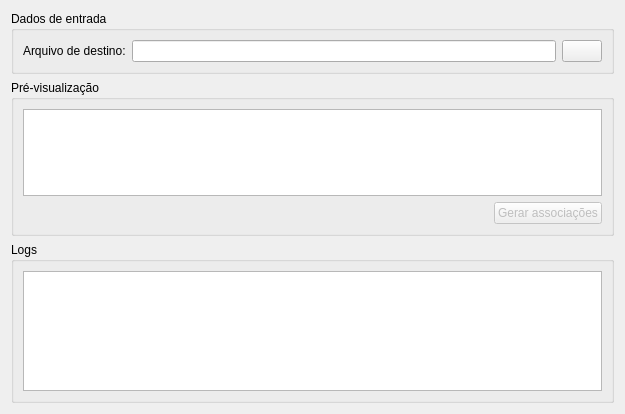
<?xml version="1.0" encoding="UTF-8"?>
<ui version="4.0">
 <class>frmGeradorAssociadoMarcaModeloAno</class>
 <widget class="QWidget" name="frmGeradorAssociadoMarcaModeloAno">
  <property name="geometry">
   <rect>
    <x>0</x>
    <y>0</y>
    <width>625</width>
    <height>414</height>
   </rect>
  </property>
  <property name="windowTitle">
   <string>Gerador de associação entre marcas, modelos e anos</string>
  </property>
  <layout class="QVBoxLayout" name="verticalLayout_2">
   <item>
    <widget class="QGroupBox" name="groupBox">
     <property name="title">
      <string>Dados de entrada</string>
     </property>
     <layout class="QHBoxLayout" name="horizontalLayout">
      <item>
       <widget class="QLabel" name="label">
        <property name="text">
         <string>Arquivo de destino:</string>
        </property>
       </widget>
      </item>
      <item>
       <widget class="QLineEdit" name="edtDiretorioDestino">
        <property name="readOnly">
         <bool>true</bool>
        </property>
       </widget>
      </item>
      <item>
       <widget class="QPushButton" name="btnInformarDiretorio">
        <property name="text">
         <string/>
        </property>
        <property name="icon">
         <iconset resource="../../../../resources.qrc">
          <normaloff>:/icones/icones/open.png</normaloff>:/icones/icones/open.png</iconset>
        </property>
       </widget>
      </item>
     </layout>
    </widget>
   </item>
   <item>
    <widget class="QGroupBox" name="groupBox_3">
     <property name="title">
      <string>Pré-visualização</string>
     </property>
     <layout class="QVBoxLayout" name="verticalLayout">
      <item>
       <widget class="QTableView" name="tblAssociacoes">
        <property name="font">
         <font>
          <family>MS Shell Dlg 2</family>
          <pointsize>10</pointsize>
          <weight>50</weight>
          <italic>false</italic>
          <bold>false</bold>
         </font>
        </property>
        <property name="editTriggers">
         <set>QAbstractItemView::NoEditTriggers</set>
        </property>
        <property name="alternatingRowColors">
         <bool>true</bool>
        </property>
        <property name="gridStyle">
         <enum>Qt::DashLine</enum>
        </property>
       </widget>
      </item>
      <item>
       <layout class="QHBoxLayout" name="horizontalLayout_2">
        <item>
         <spacer name="horizontalSpacer_2">
          <property name="orientation">
           <enum>Qt::Horizontal</enum>
          </property>
          <property name="sizeHint" stdset="0">
           <size>
            <width>40</width>
            <height>20</height>
           </size>
          </property>
         </spacer>
        </item>
        <item>
         <widget class="QPushButton" name="btnGerarAssociacoes">
          <property name="enabled">
           <bool>false</bool>
          </property>
          <property name="text">
           <string>Gerar associações</string>
          </property>
          <property name="icon">
           <iconset resource="../../../../resources.qrc">
            <normaloff>:/icones/icones/excel.png</normaloff>:/icones/icones/excel.png</iconset>
          </property>
         </widget>
        </item>
       </layout>
      </item>
     </layout>
    </widget>
   </item>
   <item>
    <widget class="QGroupBox" name="gbxLogs">
     <property name="title">
      <string>Logs</string>
     </property>
     <property name="flat">
      <bool>false</bool>
     </property>
     <layout class="QHBoxLayout" name="horizontalLayout_3">
      <item>
       <widget class="QPlainTextEdit" name="txtLogs">
        <property name="sizePolicy">
         <sizepolicy hsizetype="Expanding" vsizetype="Fixed">
          <horstretch>0</horstretch>
          <verstretch>0</verstretch>
         </sizepolicy>
        </property>
        <property name="minimumSize">
         <size>
          <width>0</width>
          <height>120</height>
         </size>
        </property>
        <property name="frameShape">
         <enum>QFrame::StyledPanel</enum>
        </property>
        <property name="frameShadow">
         <enum>QFrame::Sunken</enum>
        </property>
        <property name="sizeAdjustPolicy">
         <enum>QAbstractScrollArea::AdjustToContents</enum>
        </property>
        <property name="lineWrapMode">
         <enum>QPlainTextEdit::WidgetWidth</enum>
        </property>
        <property name="readOnly">
         <bool>true</bool>
        </property>
        <property name="tabStopDistance">
         <double>83.000000000000000</double>
        </property>
       </widget>
      </item>
     </layout>
    </widget>
   </item>
  </layout>
 </widget>
 <resources>
  <include location="../../../../resources.qrc"/>
 </resources>
 <connections/>
</ui>
